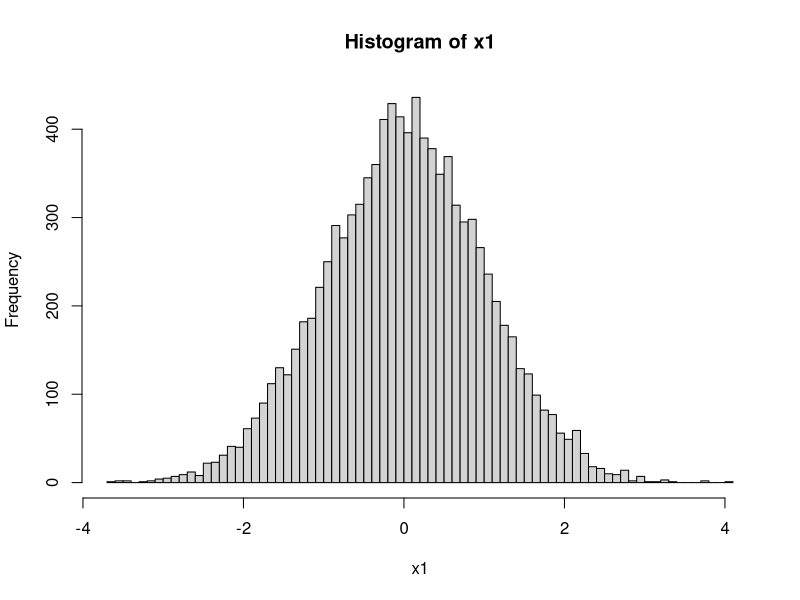
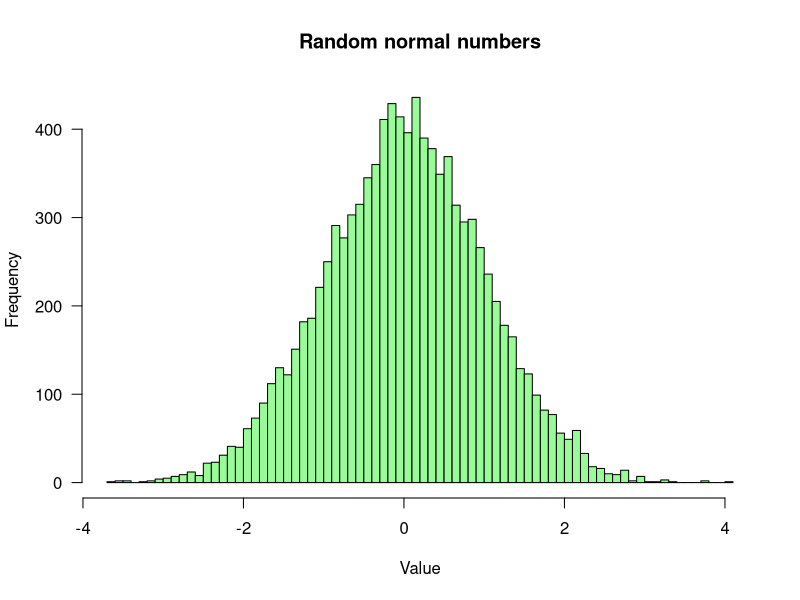
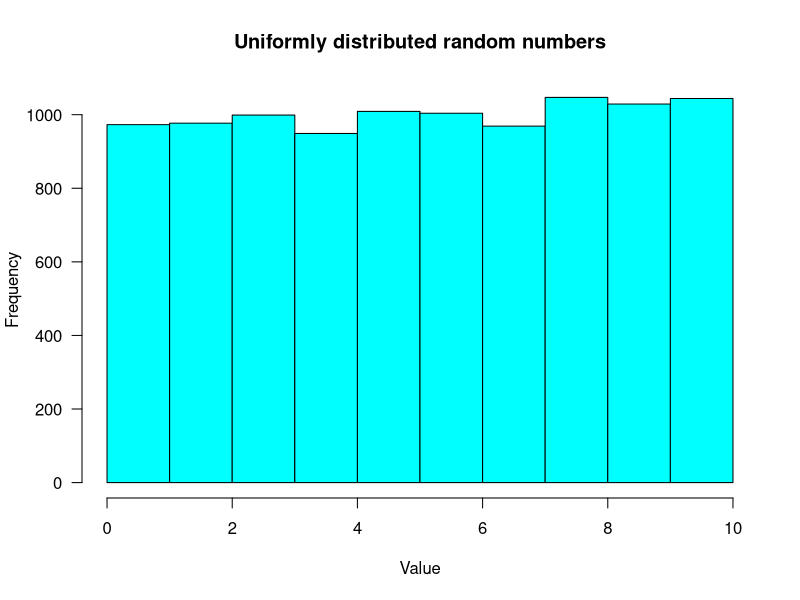

Source code (R) for these figures, in order:
## ---- chunk 1
library(knitr)

options(width = 300)
knitr::opts_chunk$set(
  fig.width = 7, fig.height = 5, 
  out.width = "80%",
  fig.align = "center", 
  fig.path = "figures/data-structures_",
  size = "tiny", 
  echo = TRUE, 
  eval = TRUE, 
  warning = FALSE, 
  message = FALSE, 
  results = TRUE, 
  comment = "")
# knitr::asis_output("\\footnotesize")

# dir.main <- "~/stat1"
# dir.slides <- file.path(dir.main, "slides")
# setwd(dir.slides)
## ---- chunk 2
matIdentite <- matrix(ncol = 10, nrow = 10, data = 0)
diag(matIdentite) <- 1
print(matIdentite)
## ---- chunk 3
## Generatre a 10x10 matrix with random normal numbers
matAleatoire <- matrix(
  nrow = 10, 
  ncol = 10, 
  data = rnorm(n = 100, 
               mean = 0, 
               sd = sqrt(5)))

## Print the results rounded at 2 decimals
print(round(matAleatoire, digits = 2))
## ---- chunk 4
n <- 10000 ## define vector sizes
x1 <- rnorm(n = n, mean = 0, sd = 1) ## normal random
x2 <- runif(n = n, min = 0, max = 10) ## uniform random 
## ---- chunk 5
hist(x = x1, breaks = 100)
## ---- chunk 6
hist(x = x1, breaks = 100, 
     las = 1, 
     col = "palegreen",
     main = "Random normal numbers",
     xlab = "Value"
     )
## ---- chunk 7
hist(x = x2, breaks = 10, 
     las = 1, 
     col = "cyan",
     main = "Uniformly distributed random numbers",
     xlab = "Value"
     )
## ---- chunk 8
summary(x1)

## ---- chunk 9
## Prepare an empty matrix
m1 <- matrix(nrow = 10, ncol = 2)

## Assign values to the first column
m1[, 1] <- head(x = x1, n = 10)

## Assign values to the second column
m1[, 2] <- tail(x = x1, n = 10)

## Print the result rounded to 3 decimals
print(round(m1, digits = 3))
## ---- chunk 10
m2 <- matrix(nrow = 5, ncol = 2)

## Assign values
m2[, 1] <- x1[c(16, 51, 79, 31, 27)]
m2[, 2] <- x2[c(30, 70, 12, 49, 45)]

## Print the result
print(m2)
